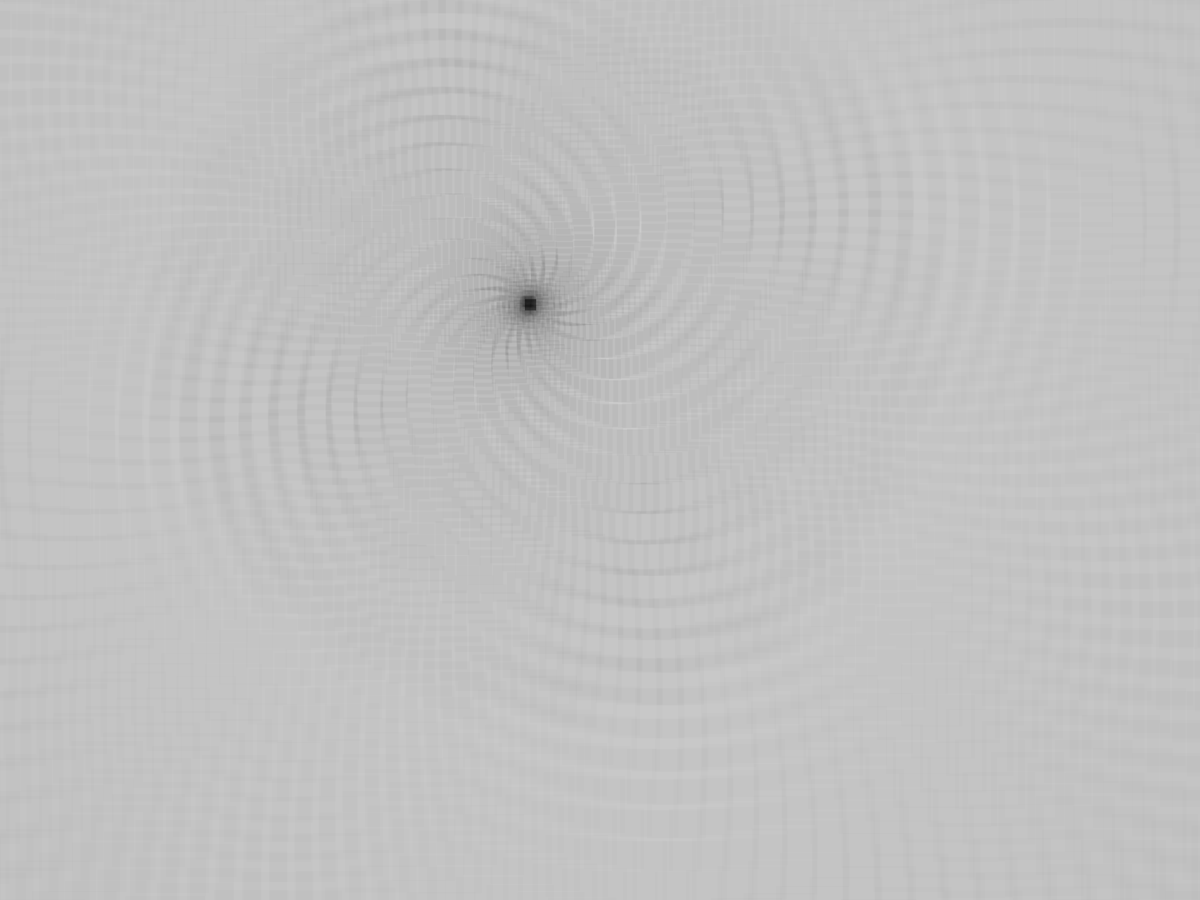
Frame 1 (no input)
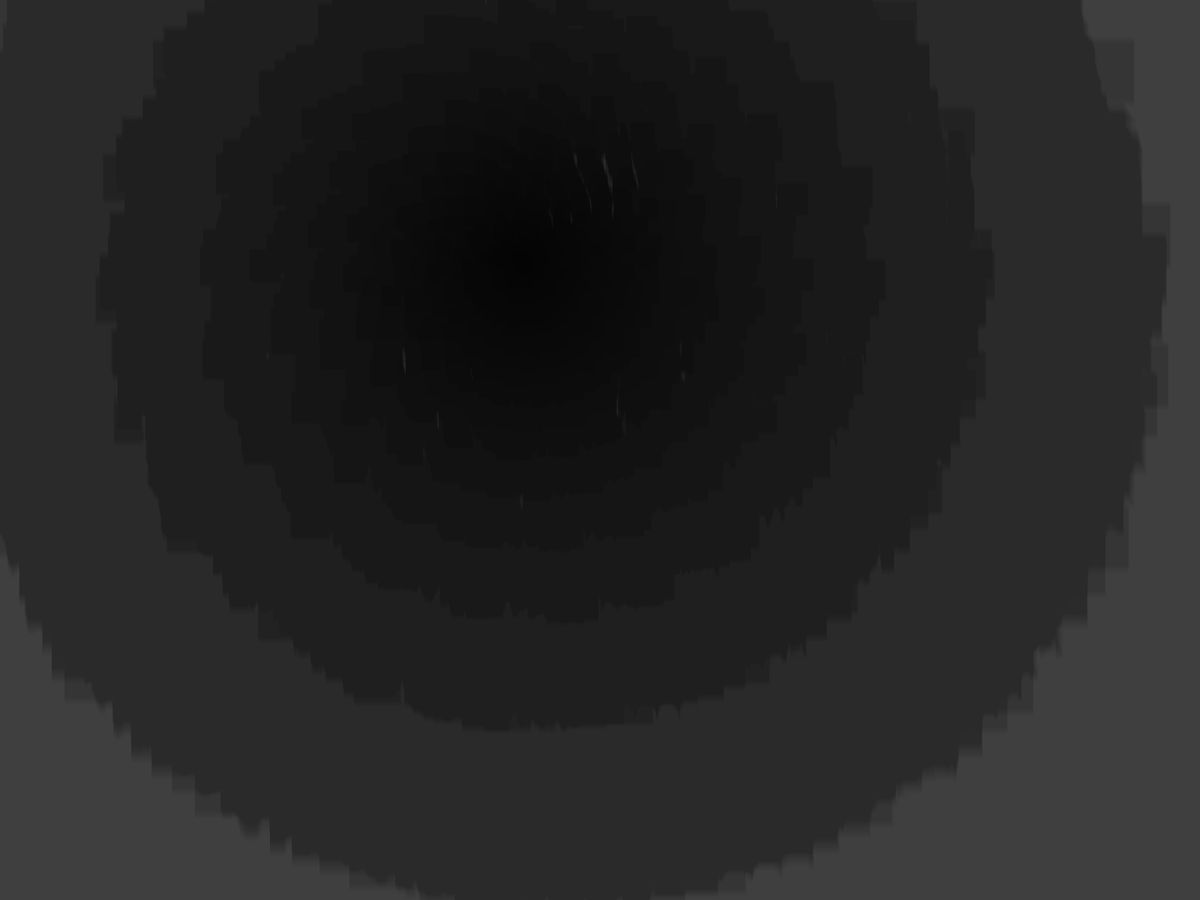
Frame 60 (the mouse pressed at the canvas centre just before this capture)
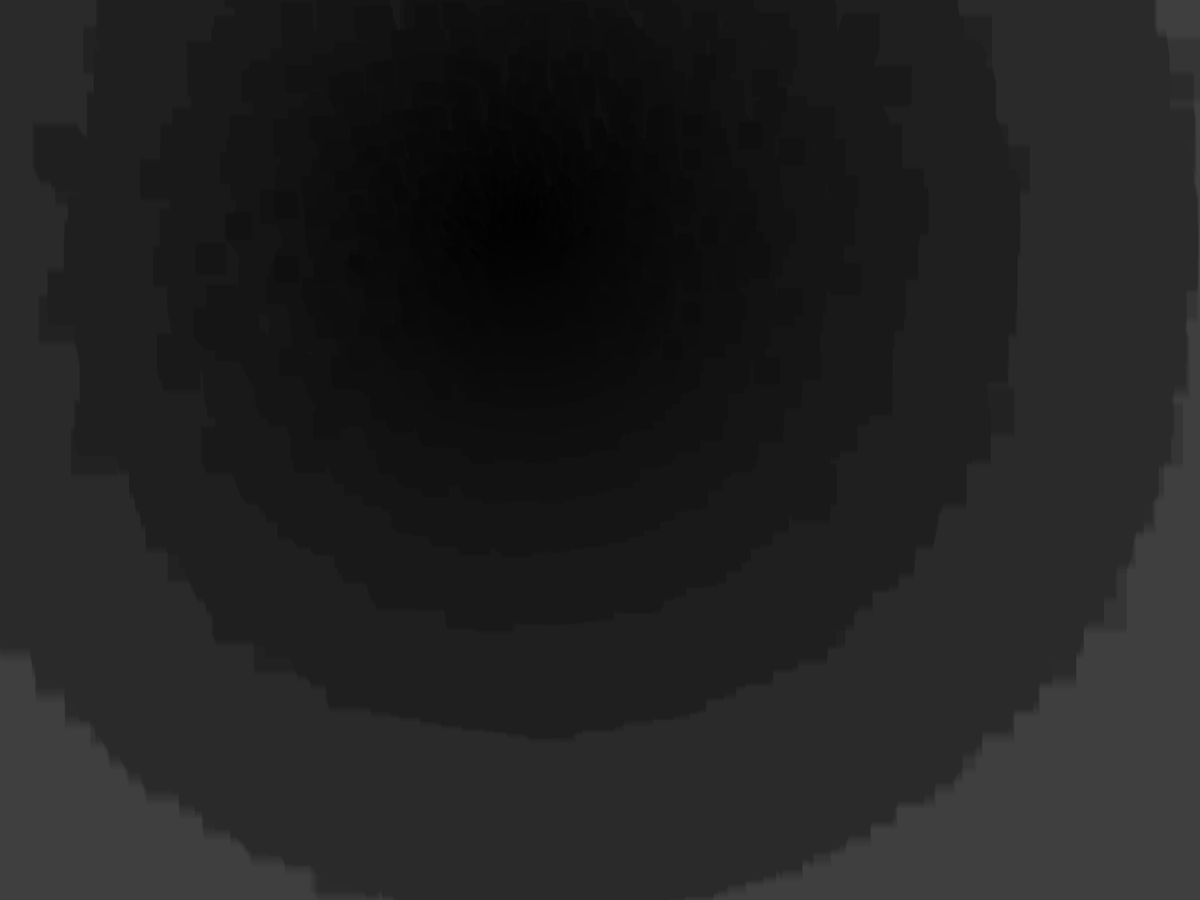
Frame 120 (the mouse held since frame 60 and released just before this capture)

The Processing sketch that drew these frames (run headless with seeded random() and noise(); from frame 60 on, the mouse is pressed at the canvas centre):

// Processing sketch: first_practicum
// ── first_practicum.pde
/* By Caleb Briggs
  Created Spt. 18 2017
  Generative Art
  
*/
int size = 12950; //amount of nodes
ArrayList positions = new ArrayList();
flutter[] Test = new flutter[size]; 

void setup() {
  float x = 700;
  float y = 400;
  float direction = 0;
  for (int i = 0; size > i; i++) {
    
    Test[i] = new flutter();
    float[] val = lineD(direction,i/10,x,y); //i/10 == Size
    direction += 16.5; // --> how the direction changes
    Test[i].init(val[0],val[1],15+i/30); //for 15+i/30 --> startval + growSpeed
    x = val[0];
    y = val[1];
  }
  fullScreen(); 
}

void draw() {
   frameRate(1000);
    for (int i = 0; size > i; i++) {
    Test[i].move();
  }
}

class flutter { //creates an object that moves out a certain amount of time, then stops moving if size is too low
   float x,y,size; //these are start vals
   float direction,timeLiving,turnAmount,maxTurn,turnVal; //these are auto generated
   float generations; //these are counting vals
  void init(float x2,float y2,float size2) { 
    x = x2;
    y = y2;
    size = size2;
    //Auto Generated -- Values below subject to change greatly
    direction = 180; 
    timeLiving = (int) random(10,4060);
    turnAmount = (int) random(1,10);
    maxTurn = (int) random(-1,2);
    turnVal = random(1,2);
  }
  void move() {
     size = size -0.1; //size change rate
    if (-0.1>size) { //min size
      size = size + 0.1; //needs to be equal to the size change rate
    }
    noStroke();
    if (generations < timeLiving) { //Values below subject to change greatly
      
         colorMode(HSB);
         blendMode(RGB);
        fill(100/abs(size+1),sqrt(y+10)*10,abs(generations)/10 - abs(180-direction) -15,255/size); //this affect color, choice choosen because it looked best
        float[] newPos = lineD(direction,1,x,y); //update pos
        x = newPos[0];
        y = newPos[1];
        rect(x,y,size,size); //rect is faster, but ellipse looks a little better
        direction += turnVal + random(-0.1,0.1);
        generations += 1;
       if (generations % turnAmount == 0) { 
          turnVal = random(-1,1); //amount it turns
       }
    } 
  }
}
boolean within(float item1, float item2, float differance) {
  if (abs(item1 -item2) < differance) {
    return true;
  }
  return false;
}
float RadtoAng (float angle) { 
  return (angle /PI) * 180;
}
float angleToRadians (float angle) { 
  return (angle *PI) / 180;
}
float[] lineD(float direction2, float len, float posX, float posY) { 
  float direction = angleToRadians(direction2);
  float[] b = {posX+ (len* sin(direction)), posY+(len * cos(direction))};
  return b;
}
